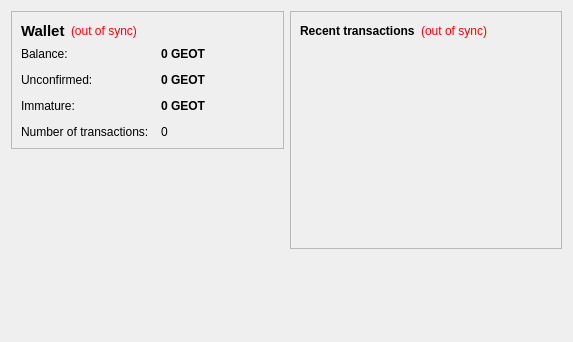
<?xml version="1.0" encoding="UTF-8"?>
<ui version="4.0">
 <class>OverviewPage</class>
 <widget class="QWidget" name="OverviewPage">
  <property name="geometry">
   <rect>
    <x>0</x>
    <y>0</y>
    <width>573</width>
    <height>342</height>
   </rect>
  </property>
  <property name="windowTitle">
   <string>Form</string>
  </property>
  <layout class="QHBoxLayout" name="horizontalLayout" stretch="1,1">
   <item>
    <layout class="QVBoxLayout" name="verticalLayout_2">
     <item>
      <widget class="QFrame" name="frame">
       <property name="frameShape">
        <enum>QFrame::StyledPanel</enum>
       </property>
       <property name="frameShadow">
        <enum>QFrame::Raised</enum>
       </property>
       <layout class="QVBoxLayout" name="verticalLayout_4">
        <item>
         <layout class="QHBoxLayout" name="horizontalLayout_4">
          <item>
           <widget class="QLabel" name="label_5">
            <property name="font">
             <font>
              <pointsize>11</pointsize>
              <weight>75</weight>
              <bold>true</bold>
             </font>
            </property>
            <property name="text">
             <string>Wallet</string>
            </property>
           </widget>
          </item>
          <item>
           <widget class="QLabel" name="labelWalletStatus">
            <property name="toolTip">
             <string>The displayed information may be out of date. Your wallet automatically synchronizes with the Geotoken network after a connection is established, but this process has not completed yet.</string>
            </property>
            <property name="styleSheet">
             <string notr="true">QLabel { color: red; }</string>
            </property>
            <property name="text">
             <string notr="true">(out of sync)</string>
            </property>
            <property name="alignment">
             <set>Qt::AlignLeading|Qt::AlignLeft|Qt::AlignVCenter</set>
            </property>
           </widget>
          </item>
          <item>
           <spacer name="horizontalSpacer_2">
            <property name="orientation">
             <enum>Qt::Horizontal</enum>
            </property>
            <property name="sizeHint" stdset="0">
             <size>
              <width>40</width>
              <height>20</height>
             </size>
            </property>
           </spacer>
          </item>
         </layout>
        </item>
        <item>
         <layout class="QFormLayout" name="formLayout_2">
          <property name="fieldGrowthPolicy">
           <enum>QFormLayout::AllNonFixedFieldsGrow</enum>
          </property>
          <property name="horizontalSpacing">
           <number>12</number>
          </property>
          <property name="verticalSpacing">
           <number>12</number>
          </property>
          <item row="0" column="0">
           <widget class="QLabel" name="label">
            <property name="text">
             <string>Balance:</string>
            </property>
           </widget>
          </item>
          <item row="0" column="1">
           <widget class="QLabel" name="labelBalance">
            <property name="font">
             <font>
              <weight>75</weight>
              <bold>true</bold>
             </font>
            </property>
            <property name="cursor">
             <cursorShape>IBeamCursor</cursorShape>
            </property>
            <property name="toolTip">
             <string>Your current balance</string>
            </property>
            <property name="text">
             <string notr="true">0 GEOT</string>
            </property>
            <property name="textInteractionFlags">
             <set>Qt::LinksAccessibleByMouse|Qt::TextSelectableByKeyboard|Qt::TextSelectableByMouse</set>
            </property>
           </widget>
          </item>
          <item row="1" column="0">
           <widget class="QLabel" name="label_3">
            <property name="text">
             <string>Unconfirmed:</string>
            </property>
           </widget>
          </item>
          <item row="1" column="1">
           <widget class="QLabel" name="labelUnconfirmed">
            <property name="font">
             <font>
              <weight>75</weight>
              <bold>true</bold>
             </font>
            </property>
            <property name="cursor">
             <cursorShape>IBeamCursor</cursorShape>
            </property>
            <property name="toolTip">
             <string>Total of transactions that have yet to be confirmed, and do not yet count toward the current balance</string>
            </property>
            <property name="text">
             <string notr="true">0 GEOT</string>
            </property>
            <property name="textInteractionFlags">
             <set>Qt::LinksAccessibleByMouse|Qt::TextSelectableByKeyboard|Qt::TextSelectableByMouse</set>
            </property>
           </widget>
          </item>
          <item row="3" column="0">
           <widget class="QLabel" name="label_2">
            <property name="text">
             <string>Number of transactions:</string>
            </property>
           </widget>
          </item>
          <item row="3" column="1">
           <widget class="QLabel" name="labelNumTransactions">
            <property name="toolTip">
             <string>Total number of transactions in wallet</string>
            </property>
            <property name="text">
             <string notr="true">0</string>
            </property>
           </widget>
          </item>
          <item row="2" column="0">
           <widget class="QLabel" name="labelImmatureText">
            <property name="text">
             <string>Immature:</string>
            </property>
           </widget>
          </item>
          <item row="2" column="1">
           <widget class="QLabel" name="labelImmature">
            <property name="font">
             <font>
              <weight>75</weight>
              <bold>true</bold>
             </font>
            </property>
            <property name="toolTip">
             <string>Mined balance that has not yet matured</string>
            </property>
            <property name="text">
             <string notr="true">0 GEOT</string>
            </property>
            <property name="textInteractionFlags">
             <set>Qt::LinksAccessibleByMouse|Qt::TextSelectableByKeyboard|Qt::TextSelectableByMouse</set>
            </property>
           </widget>
          </item>
         </layout>
        </item>
       </layout>
      </widget>
     </item>
     <item>
      <spacer name="verticalSpacer">
       <property name="orientation">
        <enum>Qt::Vertical</enum>
       </property>
       <property name="sizeHint" stdset="0">
        <size>
         <width>20</width>
         <height>40</height>
        </size>
       </property>
      </spacer>
     </item>
     <item>
      <widget class="QLabel" name="label_6">
       <property name="text">
        <string/>
       </property>
       <property name="pixmap">
        <pixmap resource="../bitcoin.qrc">:/images/backg</pixmap>
       </property>
       <property name="scaledContents">
        <bool>false</bool>
       </property>
       <property name="alignment">
        <set>Qt::AlignCenter</set>
       </property>
       <property name="margin">
        <number>-2</number>
       </property>
      </widget>
     </item>
    </layout>
   </item>
   <item>
    <layout class="QVBoxLayout" name="verticalLayout_3">
     <item>
      <widget class="QFrame" name="frame_2">
       <property name="frameShape">
        <enum>QFrame::StyledPanel</enum>
       </property>
       <property name="frameShadow">
        <enum>QFrame::Raised</enum>
       </property>
       <layout class="QVBoxLayout" name="verticalLayout">
        <item>
         <layout class="QHBoxLayout" name="horizontalLayout_2">
          <item>
           <widget class="QLabel" name="label_4">
            <property name="text">
             <string>&lt;b&gt;Recent transactions&lt;/b&gt;</string>
            </property>
           </widget>
          </item>
          <item>
           <widget class="QLabel" name="labelTransactionsStatus">
            <property name="toolTip">
             <string>The displayed information may be out of date. Your wallet automatically synchronizes with the Geotoken network after a connection is established, but this process has not completed yet.</string>
            </property>
            <property name="styleSheet">
             <string notr="true">QLabel { color: red; }</string>
            </property>
            <property name="text">
             <string notr="true">(out of sync)</string>
            </property>
            <property name="alignment">
             <set>Qt::AlignRight|Qt::AlignTrailing|Qt::AlignVCenter</set>
            </property>
           </widget>
          </item>
          <item>
           <spacer name="horizontalSpacer">
            <property name="orientation">
             <enum>Qt::Horizontal</enum>
            </property>
            <property name="sizeHint" stdset="0">
             <size>
              <width>40</width>
              <height>20</height>
             </size>
            </property>
           </spacer>
          </item>
         </layout>
        </item>
        <item>
         <widget class="QListView" name="listTransactions">
          <property name="styleSheet">
           <string notr="true">QListView { background: transparent; }</string>
          </property>
          <property name="frameShape">
           <enum>QFrame::NoFrame</enum>
          </property>
          <property name="verticalScrollBarPolicy">
           <enum>Qt::ScrollBarAlwaysOff</enum>
          </property>
          <property name="horizontalScrollBarPolicy">
           <enum>Qt::ScrollBarAlwaysOff</enum>
          </property>
          <property name="selectionMode">
           <enum>QAbstractItemView::NoSelection</enum>
          </property>
         </widget>
        </item>
       </layout>
      </widget>
     </item>
     <item>
      <spacer name="verticalSpacer_2">
       <property name="orientation">
        <enum>Qt::Vertical</enum>
       </property>
       <property name="sizeHint" stdset="0">
        <size>
         <width>20</width>
         <height>40</height>
        </size>
       </property>
      </spacer>
     </item>
    </layout>
   </item>
  </layout>
 </widget>
 <resources/>
 <connections/>
</ui>
